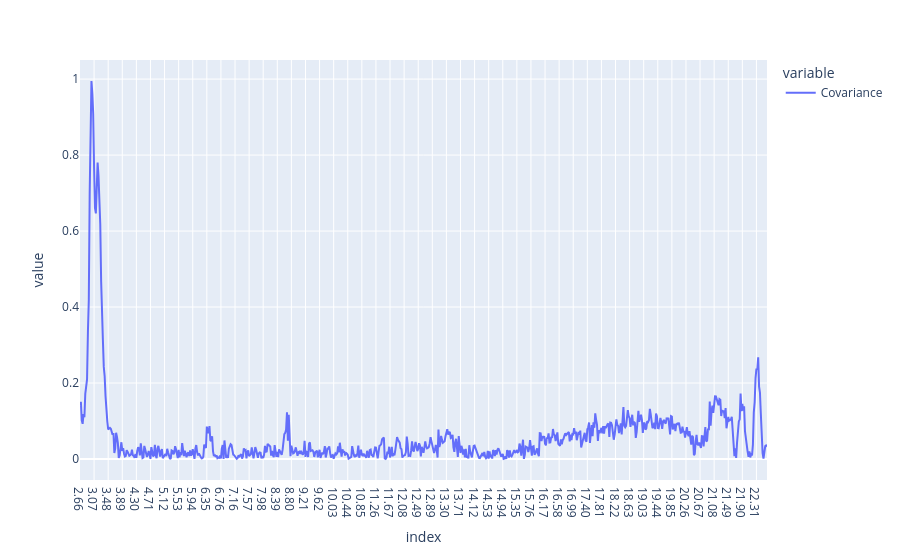

The code cell stored with this chart in its notebook:
### Code cell
# calculando a covariancia entre cada variável espectral e a predição do modelo PLS-DA
cov_scores = []
y_pred = plsda_results[5].iloc[:,-1].values # using the continuous predictions from LV=3
for col in Xcalclass_prep.columns:
    x_values = Xcalclass_prep[col].values
    covariance = np.cov(x_values, y_pred)[0, 1] # covariance between x and y
    cov_scores.append(covariance)
cov_scores_df = pd.DataFrame(cov_scores, index=Xcalclass_prep.columns, columns=['Covariance'])
cov_scores_df = np.abs(cov_scores_df)
cov_scores_df.plot()

### Figure 1 — Plotly figure (JSON) as saved in the notebook; plotly's stock layout.template omitted (floating-point values rounded to 4 significant figures; data arrays with more than 128 entries replaced by an {"elided": "..."} marker saying what was removed)
{"data": [{"hovertemplate": "variable=Covariance<br>index=%{x}<br>value=%{y}<extra></extra>", "legendgroup": "Covariance", "line": {"color": "#636efa", "dash": "solid"}, "marker": {"symbol": "circle"}, "mode": "lines", "name": "Covariance", "orientation": "v", "showlegend": true, "type": "scatter", "x": {"elided": "781 str values"}, "xaxis": "x", "y": {"elided": "781 float values"}, "yaxis": "y"}], "layout": {"legend": {"title": {"text": "variable"}, "tracegroupgap": 0}, "margin": {"t": 60}, "xaxis": {"anchor": "y", "domain": [0, 1], "title": {"text": "index"}}, "yaxis": {"anchor": "x", "domain": [0, 1], "title": {"text": "value"}}}}
